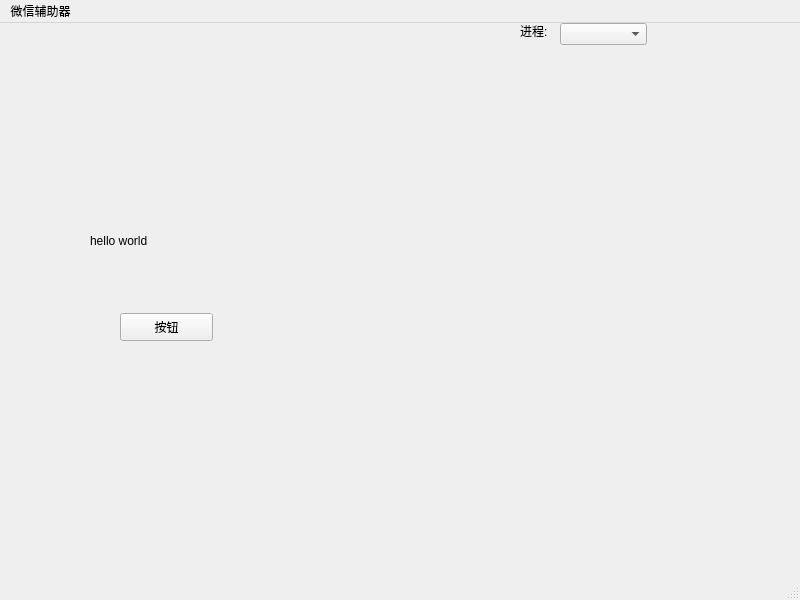
<?xml version="1.0" encoding="UTF-8"?>
<ui version="4.0">
 <class>MainWindow</class>
 <widget class="QMainWindow" name="MainWindow">
  <property name="geometry">
   <rect>
    <x>0</x>
    <y>0</y>
    <width>800</width>
    <height>600</height>
   </rect>
  </property>
  <property name="windowTitle">
   <string>MainWindow</string>
  </property>
  <widget class="QWidget" name="centralwidget">
   <widget class="QLabel" name="label">
    <property name="geometry">
     <rect>
      <x>90</x>
      <y>210</y>
      <width>111</width>
      <height>16</height>
     </rect>
    </property>
    <property name="text">
     <string>hello world</string>
    </property>
   </widget>
   <widget class="QPushButton" name="pushButton">
    <property name="geometry">
     <rect>
      <x>120</x>
      <y>290</y>
      <width>93</width>
      <height>28</height>
     </rect>
    </property>
    <property name="text">
     <string>按钮</string>
    </property>
    <property name="autoDefault">
     <bool>false</bool>
    </property>
   </widget>
   <widget class="QComboBox" name="comboBox">
    <property name="geometry">
     <rect>
      <x>560</x>
      <y>0</y>
      <width>87</width>
      <height>22</height>
     </rect>
    </property>
   </widget>
   <widget class="QLabel" name="label_2">
    <property name="geometry">
     <rect>
      <x>520</x>
      <y>0</y>
      <width>72</width>
      <height>15</height>
     </rect>
    </property>
    <property name="text">
     <string>进程:</string>
    </property>
   </widget>
  </widget>
  <widget class="QStatusBar" name="statusbar"/>
  <widget class="QMenuBar" name="menuBar">
   <property name="geometry">
    <rect>
     <x>0</x>
     <y>0</y>
     <width>800</width>
     <height>26</height>
    </rect>
   </property>
   <widget class="QMenu" name="menu">
    <property name="title">
     <string>微信辅助器</string>
    </property>
   </widget>
   <addaction name="menu"/>
  </widget>
 </widget>
 <resources/>
 <connections/>
</ui>
